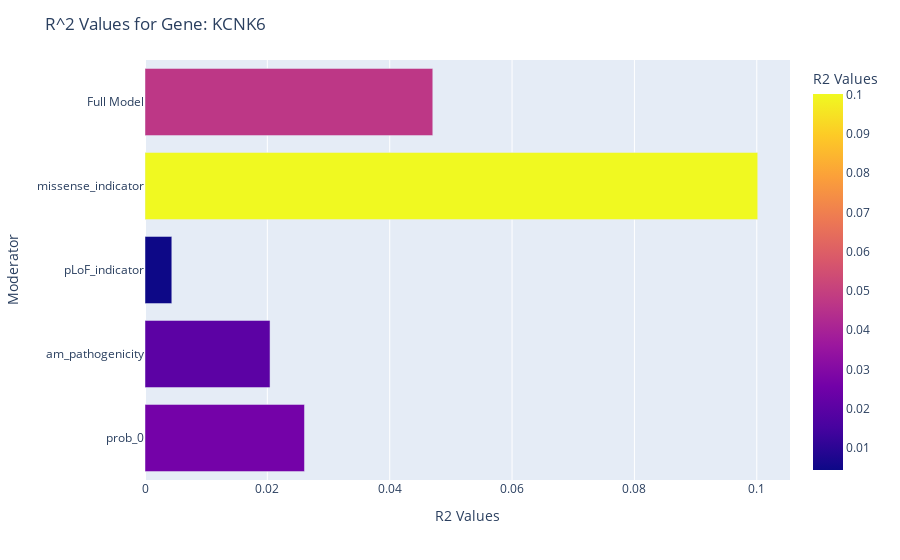

The notebook cell saved with this chart:
### Code cell
uv.plot_r2(df_filtered, fitted_values_full, style="plotly", gene_filter=["KCNK6"])

### Figure 1 — Plotly figure (JSON) as saved in the notebook; plotly's stock layout.template omitted (floating-point values rounded to 4 significant figures)
{"data": [{"hovertemplate": "R2 Values=%{marker.color}<br>Moderator=%{y}<extra></extra>", "legendgroup": "", "marker": {"color": [0.02607, 0.02044, 0.004382, 0.1002, 0.04704], "coloraxis": "coloraxis", "pattern": {"shape": ""}}, "name": "", "orientation": "h", "showlegend": false, "textposition": "auto", "type": "bar", "x": [0.02607, 0.02044, 0.004382, 0.1002, 0.04704], "xaxis": "x", "y": ["prob_0", "am_pathogenicity", "pLoF_indicator", "missense_indicator", "Full Model"], "yaxis": "y"}], "layout": {"barmode": "relative", "coloraxis": {"colorbar": {"title": {"text": "R2 Values"}}, "colorscale": [[0, "#0d0887"], [0.1111, "#46039f"], [0.2222, "#7201a8"], [0.3333, "#9c179e"], [0.4444, "#bd3786"], [0.5556, "#d8576b"], [0.6667, "#ed7953"], [0.7778, "#fb9f3a"], [0.8889, "#fdca26"], [1, "#f0f921"]]}, "legend": {"tracegroupgap": 0}, "margin": {"t": 60}, "title": {"text": "R^2 Values for Gene: KCNK6"}, "xaxis": {"anchor": "y", "domain": [0, 1], "title": {"text": "R2 Values"}}, "yaxis": {"anchor": "x", "domain": [0, 1], "title": {"text": "Moderator"}}}}
